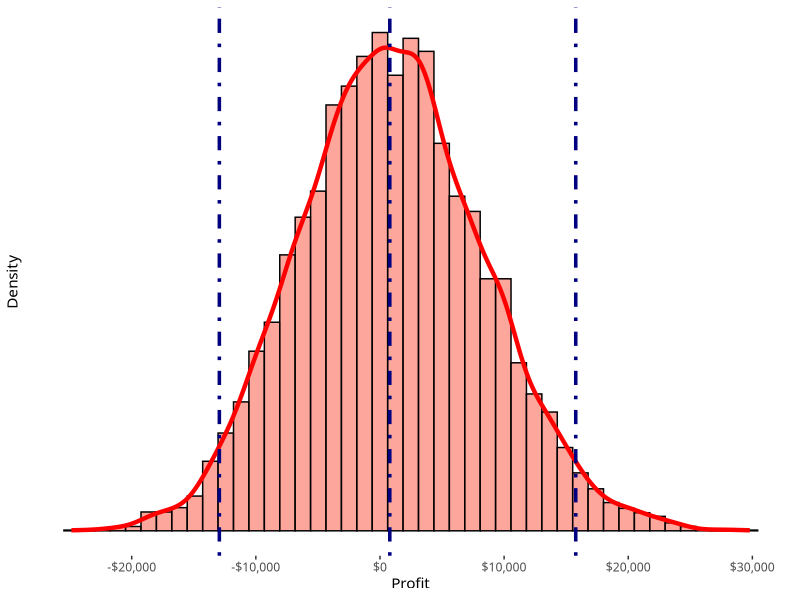
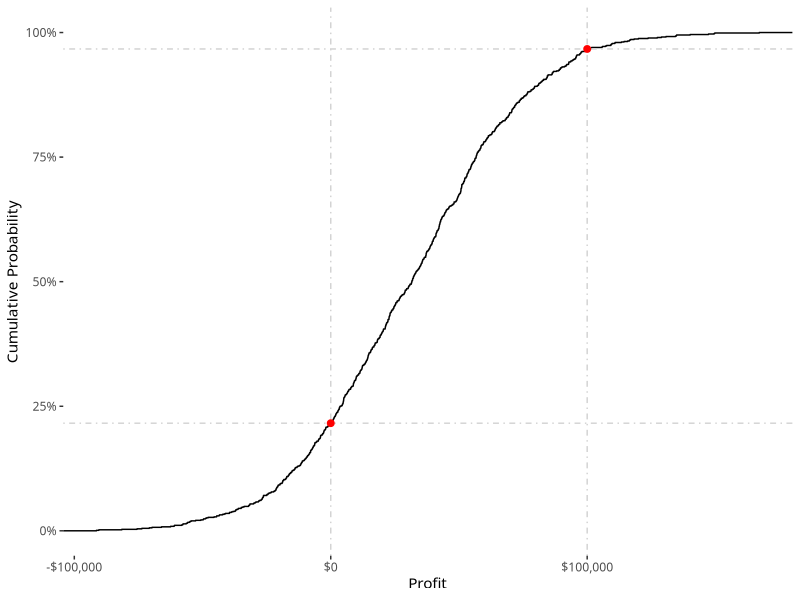

Reproduce these figures in R, in order.
## ---- chunk 1
knitr::opts_chunk$set(echo = FALSE)
## ---- chunk 2
library(tidyverse)
library(ggthemes)

# ggplot theme
old <- theme_set(theme_tufte() + theme(text = element_text(family = 'Menlo')))
options(scipen = 99)
## ---- chunk 3
# profit forecast function
forecast_profit <- function() {
    
    # number of leads
    L <- runif(n = 1, min = 3000, max = 4000)
    
    # conversion rate
    R <- rnorm(n = 1, mean = .04, sd = .005)
    
    # average profit margin per sale
    M <- runif(n = 1, min = 350, max = 400)
    
    # average cost per lead
    Cpl <- runif(n = 1, min = 8, max = 10)
    
    # fixed overhead
    H <- 20e3
    
    # return profit
    (L * R * M) - (L * Cpl + H)
}

# run simulation 
set.seed(1212)
nn = 10e3
daily <- tibble(ind = 1:nn, profit = replicate(nn, forecast_profit()))
## ---- chunk 4
# view outcome distribution
daily %>%
  ggplot(aes(profit)) +
  geom_histogram(
    aes(y = ..density..),
    col = "black",
    fill = "salmon",
    alpha = .7,
    bins = 45
  ) +
  geom_density(col = "red", size = 1.5) +
  geom_vline(
    xintercept = quantile(daily$profit, c(0.025, 0.5, 0.975)),
    lty = 4,
    col = "navyblue",
    size = 1.2
  ) +
  scale_x_continuous(labels = scales::dollar) +
  theme(axis.text.y = element_blank(), axis.ticks.y = element_blank()) +
  labs(x = "Profit", y = "Density")
## ---- chunk 5
# forecast monthly goal and risk
forecast_monthly <- function(df, n = 1000, goal = 100e3) {
  
  # we draw samples from our daily forecast 
  res <- replicate(n, sum(sample(df$profit, 30)))
  
  # likelihood that we exceed our profit goal
  p1 <- length(which(res >= goal)) / n
  
  # likelihood that we do not make profit (incur loss)
  p2 <- length(which(res < 0)) / n
  
  return(
    list(
      df = tibble(ind = 1:n, profit = res),
      goal = goal,
      profit_prob = p1,
      loss_prob = p2
    ))
  
}
## ---- chunk 6
daily <- tibble(ind = 1:nn, profit = replicate(nn, forecast_profit()))
## ---- chunk 7
monthly <- forecast_monthly(daily)
sprintf("Probability of hitting goal is %s", scales::percent(monthly$profit_prob))
sprintf("Probability of incurring losses is %s", scales::percent(monthly$loss_prob))
## ---- chunk 8
# plot cumulative probability
plot_cumulative <- function(daily, ...) {
  monthly <- forecast_monthly(daily, ...)
  monthly$df %>%
    ggplot(aes(profit)) +
    stat_ecdf() +
    geom_vline(
      xintercept = c(0, monthly$goal),
      lty = 4,
      col = "lightgray"
    ) +
    geom_hline(
      yintercept = c(1 - monthly$profit_prob, monthly$loss_prob),
      lty = 4,
      col = "lightgray"
    ) +
    annotate(
      x = c(monthly$goal, 0),
      y = c(1 - monthly$profit_prob, monthly$loss_prob),
      geom = "point",
      col = "red",
      size = 2
    ) +
    scale_x_continuous(labels = scales::dollar) +
    scale_y_continuous(labels = scales::percent) +
    labs(x = "Profit", y = "Cumulative Probability")
}
plot_cumulative(daily)
## ---- chunk 9
# assume the true parameter (conversion) is some cubic function
x <- seq(8, 10, by = .1)
y = 9.46 - 3.206667 * x + 0.36 * x ^ 2 - 0.01333333 * x ^ 3

# bind to data frame
cc <- tibble(x, y) %>% 
    distinct() %>% 
    arrange(x) %>% 
    rename(cost_per_lead = x, conversion = y)

# if we take linear regression for curve fitting
fit <- lm(y ~ x, data = cc)
## ---- chunk 10
# update profit function
update_forecast <- function() {
    
    # number of leads
    L <- runif(n = 1, min = 3000, max = 4000)
    
    # average profit margin per sale
    M <- runif(n = 1, min = 350, max = 400)
    
    # average cost per lead
    Cpl <- runif(n = 1, min = 8, max = 10)
    
    # conversion rate
    #R <- 9.46 - 3.206667 * Cpl + 0.36 * Cpl ^ 2 - 0.01333333 * Cpl ^ 3
    R <- predict(fit, newdata = data.frame(x = Cpl))
    
    # fixed overhead
    H <- 20e3
    
    # return profit
    (L * R * M) - (L * Cpl + H)
}
# remember to update function name
daily <- tibble(ind = 1:nn, profit = replicate(nn, update_forecast()))
## ---- chunk 11

## ---- chunk 12
# add variation to leads and overhead
sens_forecast <- function() {
    
    # number of leads
    L <- runif(n = 1, min = 3000, max = 4000) * runif(1, min = 1.15, max = 1.25)
    
    # average profit margin per sale
    M <- runif(n = 1, min = 350, max = 400)
    
    # average cost per lead
    Cpl <- runif(n = 1, min = 8, max = 10)
    
    # conversion rate
    #R <- 9.46 - 3.206667 * Cpl + 0.36 * Cpl ^ 2 - 0.01333333 * Cpl ^ 3
    R <- predict(fit, newdata = data.frame(x = Cpl))
    
    # fixed overhead
    H <- 20e3 * runif(1, min = 1.25, max = 1.30)
    
    # return profit
    (L * R * M) - (L * Cpl + H)
}
# 
daily <- tibble(ind = 1:nn, profit = replicate(nn, sens_forecast()))
## ---- chunk 13

## ---- chunk 14
# profit forecast function
reduce_risk <- function(max) {
    
    # number of leads
    L <- runif(n = 1, min = 3000, max = 4000)
    
    # conversion rate
    R <- rnorm(n = 1, mean = .04, sd = .005)
    
    # average profit margin per sale
    M <- runif(n = 1, min = 350, max = 400)
    
    # fixed overhead
    H <- 20e3
    
    # we need to vary this
    Cpl <- runif(n = 1, min = 8, max = max)
    
    # return profit
    (L * R * M) - (L * Cpl + H)
}

# grid linear search
cpl <- seq(8.1, 9.9, by = 0.05)

#-- we increase the number of trials here **
opt <- purrr::map_lgl(cpl, ~ {
  d = replicate(nn * 2, reduce_risk(.x))
  m = forecast_monthly(data.frame(profit = d), nn * 2)
  m$loss_prob > 0.05
}) %>% set_names(cpl)

# the first occurance of 'true'
sprintf("Maximum cost per lead allowed to reduce risk down to 0.05 is $%s", names(which.max(opt) - 1))
